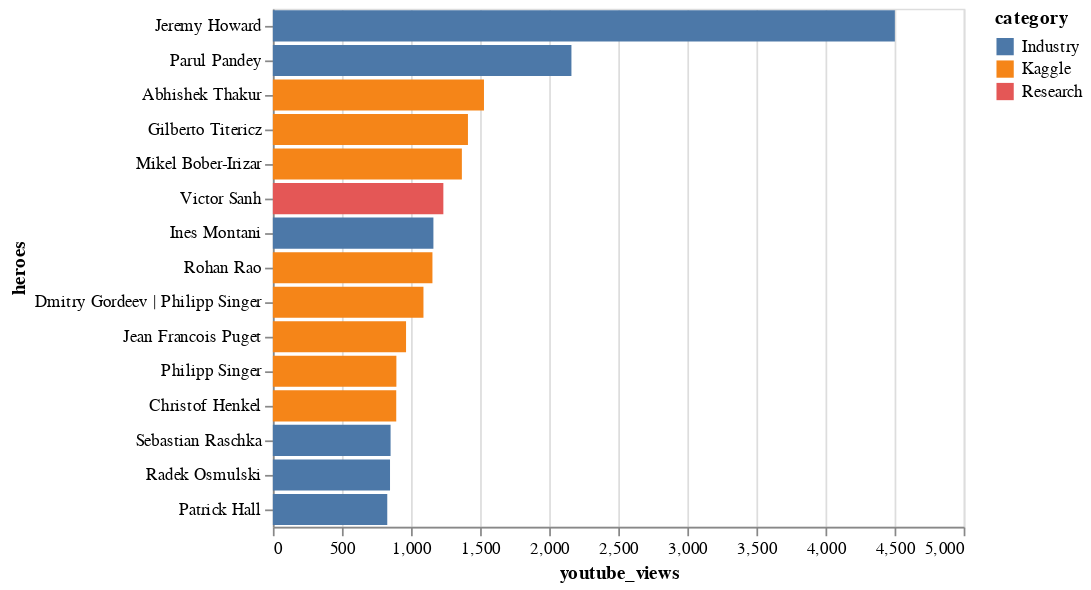

The notebook cell this image was saved under:
### Markdown cell above
## youtube views

### Code cell
top_yt_views = episode.sort_values('youtube_views', ascending=False)[:15]
alt.Chart(top_yt_views).mark_bar().encode(
    x = 'youtube_views',
    y = alt.Y('heroes', sort='-x'),
    color='category'
)

### Figure 1 — Vega-Lite specification as saved in the notebook (floating-point values rounded to 4 significant figures)
{"config": {"view": {"continuousWidth": 400, "continuousHeight": 300}}, "data": {"name": "data-f49f23619a68c1a92c0fb46fb1847dcb"}, "mark": "bar", "encoding": {"color": {"type": "nominal", "field": "category"}, "x": {"type": "quantitative", "field": "youtube_views"}, "y": {"type": "nominal", "field": "heroes", "sort": "-x"}}, "$schema": "https://vega.github.io/schema/vega-lite/v4.8.1.json", "datasets": {"data-f49f23619a68c1a92c0fb46fb1847dcb": [{"episode_id": "E27", "episode_name": "Interview with Jeremy Howard | fast.ai | Kaggle | Machine Learning Research", "heroes": "Jeremy Howard", "heroes_gender": "Male", "heroes_location": "USA", "heroes_nationality": "Australia", "heroes_kaggle_username": "jhoward", "heroes_twitter_handle": "jeremyphoward", "category": "Industry", "flavour_of_tea": "Sulemani Chai", "recording_date": "2019-11-18", "recording_time": "Night", "release_date": "2019-12-08", "episode_duration": 4851, "youtube_url": "https://www.youtube.com/watch?v=205j37G1cxw", "youtube_thumbnail_type": 0, "youtube_impressions": 27596, "youtube_impression_views": 1297, "youtube_ctr": 4.7, "youtube_nonimpression_views": 3205, "youtube_views": 4502, "youtube_watch_hours": 704, "youtube_avg_watch_duration": 563, "youtube_likes": 183, "youtube_dislikes": 3, "youtube_comments": 16, "youtube_subscribers": 139, "anchor_url": "https://anchor.fm/chaitimedatascience/episodes/Interview-with-Jeremy-Howard--fast-ai--Kaggle--Machine-Learning-Research-e9ddbh", "anchor_thumbnail_type": 1.0, "anchor_plays": 1527.0, "spotify_starts": 466.0, "spotify_streams": 373.0, "spotify_listeners": 204.0, "apple_listeners": 96.0, "apple_listened_hours": 83.0, "apple_avg_listen_duration": 3117.0}, {"episode_id": "E49", "episode_name": "Interview with Parul Pandey | Getting Started with Data Science & Blogging | Women in Data Science", "heroes": "Parul Pandey", "heroes_gender": "Female", "heroes_location": "India", "heroes_nationality": "India", "heroes_kaggle_username": "parulpandey", "heroes_twitter_handle": "pandeyparul", "category": "Industry", "flavour_of_tea": "Ginger Chai", "recording_date": "2020-02-26", "recording_time": "Morning", "release_date": "2020-03-19", "episode_duration": 3570, "youtube_url": "https://www.youtube.com/watch?v=DjBgB_fNXl0", "youtube_thumbnail_type": 0, "youtube_impressions": 17600, "youtube_impression_views": 722, "youtube_ctr": 4.1, "youtube_nonimpression_views": 1439, "youtube_views": 2161, "youtube_watch_hours": 116, "youtube_avg_watch_duration": 193, "youtube_likes": 54, "youtube_dislikes": 5, "youtube_comments": 12, "youtube_subscribers": 66, "anchor_url": "https://anchor.fm/chaitimedatascience/episodes/Interview-with-Parul-Pandey--Getting-Started-with-Data-Science--Blogging--Women-in-Data-Science-eb4tr8", "anchor_thumbnail_type": 1.0, "anchor_plays": 472.0, "spotify_starts": 38.0, "spotify_streams": 28.0, "spotify_listeners": 28.0, "apple_listeners": 8.0, "apple_listened_hours": 2.0, "apple_avg_listen_duration": 767.0}, {"episode_id": "E1", "episode_name": "Kaggle Triple Grandmaster, Abhishek Thakur Interview", "heroes": "Abhishek Thakur", "heroes_gender": "Male", "heroes_location": "Norway", "heroes_nationality": "India", "heroes_kaggle_username": "abhishek", "heroes_twitter_handle": "abhi1thakur", "category": "Kaggle", "flavour_of_tea": "Ginger Chai", "recording_date": "2019-07-14", "recording_time": "Evening", "release_date": "2019-07-22", "episode_duration": 2995, "youtube_url": "https://www.youtube.com/watch?v=Ezbo57Z33N8", "youtube_thumbnail_type": 0, "youtube_impressions": 25212, "youtube_impression_views": 845, "youtube_ctr": 3.35, "youtube_nonimpression_views": 683, "youtube_views": 1528, "youtube_watch_hours": 142, "youtube_avg_watch_duration": 335, "youtube_likes": 55, "youtube_dislikes": 0, "youtube_comments": 5, "youtube_subscribers": 60, "anchor_url": "https://anchor.fm/chaitimedatascience/episodes/Kaggle-Triple-Grandmaster--Abhishek-Thakur-Interview-e4mjoi", "anchor_thumbnail_type": 0.0, "anchor_plays": 1271.0, "spotify_starts": 826.0, "spotify_streams": 608.0, "spotify_listeners": 456.0, "apple_listeners": 56.0, "apple_listened_hours": 25.0, "apple_avg_listen_duration": 1621.0}, {"episode_id": "E33", "episode_name": "Interview with Kaggle Legend: Gilberto Titericz | Giba, Former #1 | Data Science & Kaggle", "heroes": "Gilberto Titericz", "heroes_gender": "Male", "heroes_location": "Brazil", "heroes_nationality": "Brazil", "heroes_kaggle_username": "titericz", "heroes_twitter_handle": "giba1", "category": "Kaggle", "flavour_of_tea": "Sulemani Chai", "recording_date": "2019-11-30", "recording_time": "Morning", "release_date": "2020-01-23", "episode_duration": 3844, "youtube_url": "https://www.youtube.com/watch?v=MpYeDKw8EOg", "youtube_thumbnail_type": 1, "youtube_impressions": 9232, "youtube_impression_views": 328, "youtube_ctr": 3.55, "youtube_nonimpression_views": 1084, "youtube_views": 1412, "youtube_watch_hours": 181, "youtube_avg_watch_duration": 461, "youtube_likes": 51, "youtube_dislikes": 1, "youtube_comments": 4, "youtube_subscribers": 35, "anchor_url": "https://anchor.fm/chaitimedatascience/episodes/Kaggle-Legend-Gilberto-Titericz--Giba--Former-1--Data-Science--Kaggle-ea9vdn", "anchor_thumbnail_type": 1.0, "anchor_plays": 618.0, "spotify_starts": 112.0, "spotify_streams": 84.0, "spotify_listeners": 54.0, "apple_listeners": 29.0, "apple_listened_hours": 19.0, "apple_avg_listen_duration": 2343.0}, {"episode_id": "E38", "episode_name": "Becoming The Youngest Kaggle Grandmaster | ML For Japanese Literature | Anokas: Mikel Bober-Irizar", "heroes": "Mikel Bober-Irizar", "heroes_gender": "Male", "heroes_location": "UK", "heroes_nationality": "UK", "heroes_kaggle_username": "anokas", "heroes_twitter_handle": "mikb0b", "category": "Kaggle", "flavour_of_tea": "Ginger Chai", "recording_date": "2020-01-25", "recording_time": "Evening", "release_date": "2020-02-09", "episode_duration": 3559, "youtube_url": "https://www.youtube.com/watch?v=maR9ibJ2r7g", "youtube_thumbnail_type": 0, "youtube_impressions": 9558, "youtube_impression_views": 465, "youtube_ctr": 4.87, "youtube_nonimpression_views": 903, "youtube_views": 1368, "youtube_watch_hours": 148, "youtube_avg_watch_duration": 389, "youtube_likes": 51, "youtube_dislikes": 0, "youtube_comments": 5, "youtube_subscribers": 29, "anchor_url": "https://anchor.fm/chaitimedatascience/episodes/Anokas-Mikel-Bober-Irizar--Becoming-The-Youngest-Kaggle-Grandmaster--ML-For-Japanese-Literature--Kaggle-eanr0n", "anchor_thumbnail_type": 1.0, "anchor_plays": 674.0, "spotify_starts": 160.0, "spotify_streams": 118.0, "spotify_listeners": 55.0, "apple_listeners": 32.0, "apple_listened_hours": 23.0, "apple_avg_listen_duration": 2632.0}, {"episode_id": "E26", "episode_name": "DistilBERT | Research at Hugging Face | NLP and Open Source | Interview with Victor Sanh", "heroes": "Victor Sanh", "heroes_gender": "Male", "heroes_location": "USA", "heroes_nationality": "France", "heroes_kaggle_username": null, "heroes_twitter_handle": "sanhestpasmoi", "category": "Research", "flavour_of_tea": "Masala Chai", "recording_date": "2019-10-14", "recording_time": "Morning", "release_date": "2019-12-05", "episode_duration": 2972, "youtube_url": "https://www.youtube.com/watch?v=n7zZzUwqBig", "youtube_thumbnail_type": 0, "youtube_impressions": 14915, "youtube_impression_views": 601, "youtube_ctr": 4.03, "youtube_nonimpression_views": 633, "youtube_views": 1234, "youtube_watch_hours": 86, "youtube_avg_watch_duration": 251, "youtube_likes": 20, "youtube_dislikes": 0, "youtube_comments": 1, "youtube_subscribers": 28, "anchor_url": "https://anchor.fm/chaitimedatascience/episodes/DistilBERT--Research-at-Hugging-Face--NLP-and-Open-Source--Interview-with-Victor-Sanh-e9bp0n", "anchor_thumbnail_type": 1.0, "anchor_plays": 684.0, "spotify_starts": 130.0, "spotify_streams": 86.0, "spotify_listeners": 83.0, "apple_listeners": 41.0, "apple_listened_hours": 17.0, "apple_avg_listen_duration": 1503.0}, {"episode_id": "E60", "episode_name": "Interview with Ines Montani | Spacy, NLP & Open Source Frameworks | Explosion.ai, Thinc.ai & Prodi.gy", "heroes": "Ines Montani", "heroes_gender": "Female", "heroes_location": "Germany", "heroes_nationality": "Germany", "heroes_kaggle_username": null, "heroes_twitter_handle": "_inesmontani", "category": "Industry", "flavour_of_tea": "Ginger Chai", "recording_date": "2020-02-24", "recording_time": "Night", "release_date": "2020-04-26", "episode_duration": 3119, "youtube_url": "https://www.youtube.com/watch?v=C5DGFSDlMBM", "youtube_thumbnail_type": 3, "youtube_impressions": 6810, "youtube_impression_views": 340, "youtube_ctr": 4.99, "youtube_nonimpression_views": 822, "youtube_views": 1162, "youtube_watch_hours": 82, "youtube_avg_watch_duration": 254, "youtube_likes": 31, "youtube_dislikes": 0, "youtube_comments": 3, "youtube_subscribers": 30, "anchor_url": "https://anchor.fm/chaitimedatascience/episodes/Interview-w-Ines-Montani--Spacy--NLP--Open-Source-Frameworks--Explosion-ai--Thinc-ai--Prodi-gy-ed2fvt", "anchor_thumbnail_type": 1.0, "anchor_plays": 417.0, "spotify_starts": 47.0, "spotify_streams": 31.0, "spotify_listeners": 19.0, "apple_listeners": 17.0, "apple_listened_hours": 8.0, "apple_avg_listen_duration": 1751.0}, {"episode_id": "E35", "episode_name": "Rohan Rao | Numbers, Data Science & Kaggle | ASHRAE - Great Energy Predictor 2nd Pos Sol", "heroes": "Rohan Rao", "heroes_gender": "Male", "heroes_location": "India", "heroes_nationality": "India", "heroes_kaggle_username": "rohanrao", "heroes_twitter_handle": "vopani", "category": "Kaggle", "flavour_of_tea": "Ginger Chai", "recording_date": "2020-01-10", "recording_time": "Morning", "release_date": "2020-01-30", "episode_duration": 6151, "youtube_url": "https://www.youtube.com/watch?v=4nVL4ICMNcw", "youtube_thumbnail_type": 0, "youtube_impressions": 14000, "youtube_impression_views": 420, "youtube_ctr": 3.0, "youtube_nonimpression_views": 735, "youtube_views": 1155, "youtube_watch_hours": 132, "youtube_avg_watch_duration": 413, "youtube_likes": 36, "youtube_dislikes": 0, "youtube_comments": 1, "youtube_subscribers": 26, "anchor_url": "https://anchor.fm/chaitimedatascience/episodes/Rohan-Rao--Numbers--Data-Science--Kaggle--ASHRAE---Great-Energy-Predictor-2nd-Pos-Sol-eaa0db", "anchor_thumbnail_type": 1.0, "anchor_plays": 590.0, "spotify_starts": 114.0, "spotify_streams": 74.0, "spotify_listeners": 56.0, "apple_listeners": 22.0, "apple_listened_hours": 12.0, "apple_avg_listen_duration": 1962.0}, {"episode_id": "E34", "episode_name": "Dmitry Gordeev & Philipp Singer | What does it take to win a Kaggle Comp? | NFL Data Bowl Win Sol", "heroes": "Dmitry Gordeev | Philipp Singer", "heroes_gender": "Male", "heroes_location": "Austria", "heroes_nationality": "Austria", "heroes_kaggle_username": "dott1718 | philippsinger", "heroes_twitter_handle": "dott1718 | ph_singer", "category": "Kaggle", "flavour_of_tea": "Sulemani Chai", "recording_date": "2020-01-15", "recording_time": "Night", "release_date": "2020-01-26", "episode_duration": 4657, "youtube_url": "https://www.youtube.com/watch?v=_Srv0bKmfjY", "youtube_thumbnail_type": 1, "youtube_impressions": 7382, "youtube_impression_views": 256, "youtube_ctr": 3.47, "youtube_nonimpression_views": 834, "youtube_views": 1090, "youtube_watch_hours": 144, "youtube_avg_watch_duration": 476, "youtube_likes": 30, "youtube_dislikes": 1, "youtube_comments": 0, "youtube_subscribers": 18, "anchor_url": "https://anchor.fm/chaitimedatascience/episodes/Dmitry-Gordeev--Philipp-Singer--What-does-it-take-to-win-a-Kaggle-Comp---NFL-Data-Bowl-Win-Sol-eaaihi", "anchor_thumbnail_type": 1.0, "anchor_plays": 621.0, "spotify_starts": 108.0, "spotify_streams": 69.0, "spotify_listeners": 54.0, "apple_listeners": 35.0, "apple_listened_hours": 28.0, "apple_avg_listen_duration": 2887.0}, {"episode_id": "E25", "episode_name": "Kaggle Discussions Rank #1, x2 Grandmaster: Dr. Jean Francois Puget | IEEE-CIS Comp 2nd Pos Sol", "heroes": "Jean Francois Puget", "heroes_gender": "Male", "heroes_location": "France", "heroes_nationality": "France", "heroes_kaggle_username": "cpmpml", "heroes_twitter_handle": "jfpuget", "category": "Kaggle", "flavour_of_tea": "Masala Chai", "recording_date": "2019-10-11", "recording_time": "Afternoon", "release_date": "2019-11-21", "episode_duration": 3462, "youtube_url": "https://www.youtube.com/watch?v=wqHlAOFSFuQ", "youtube_thumbnail_type": 0, "youtube_impressions": 8071, "youtube_impression_views": 329, "youtube_ctr": 4.08, "youtube_nonimpression_views": 635, "youtube_views": 964, "youtube_watch_hours": 103, "youtube_avg_watch_duration": 385, "youtube_likes": 29, "youtube_dislikes": 1, "youtube_comments": 1, "youtube_subscribers": 30, "anchor_url": "https://anchor.fm/chaitimedatascience/episodes/Kaggle-Discussions-Rank-1--x2-Grandmaster-Dr--Jean-Francois-Puget--IEEE-CIS-Comp-2nd-Pos-Sol-e7m6s7", "anchor_thumbnail_type": 1.0, "anchor_plays": 776.0, "spotify_starts": 205.0, "spotify_streams": 148.0, "spotify_listeners": 111.0, "apple_listeners": 48.0, "apple_listened_hours": 23.0, "apple_avg_listen_duration": 1719.0}, {"episode_id": "E24", "episode_name": "Medalling in all Entered Kaggle Comp | IEEE-CIS Comp 6th Pos Sol | Interview with Dr Philipp Singer", "heroes": "Philipp Singer", "heroes_gender": "Male", "heroes_location": "Austria", "heroes_nationality": "Austria", "heroes_kaggle_username": "philippsinger", "heroes_twitter_handle": "ph_singer", "category": "Kaggle", "flavour_of_tea": "Masala Chai", "recording_date": "2019-10-12", "recording_time": "Evening", "release_date": "2019-11-04", "episode_duration": 3825, "youtube_url": "https://www.youtube.com/watch?v=7sh5QrUIAHI", "youtube_thumbnail_type": 0, "youtube_impressions": 8570, "youtube_impression_views": 272, "youtube_ctr": 3.17, "youtube_nonimpression_views": 622, "youtube_views": 894, "youtube_watch_hours": 115, "youtube_avg_watch_duration": 463, "youtube_likes": 22, "youtube_dislikes": 1, "youtube_comments": 3, "youtube_subscribers": 19, "anchor_url": "https://anchor.fm/chaitimedatascience/episodes/Medalling-in-all-Entered-Kaggle-Comp--IEEE-CIS-Comp-6th-Pos-Sol--Interview-with-Dr-Philipp-Singer-e7m6s8", "anchor_thumbnail_type": 0.0, "anchor_plays": 753.0, "spotify_starts": 217.0, "spotify_streams": 136.0, "spotify_listeners": 98.0, "apple_listeners": 29.0, "apple_listened_hours": 22.0, "apple_avg_listen_duration": 2687.0}, {"episode_id": "E48", "episode_name": "Interview with ChristOf Henkel | Google Quest Q&A Labelling Comp 2nd Pos Sol | Rapids.ai & Kaggle", "heroes": "Christof Henkel", "heroes_gender": "Male", "heroes_location": "Germany", "heroes_nationality": "Germany", "heroes_kaggle_username": "christofhenkel", "heroes_twitter_handle": "kagglingdieter", "category": "Kaggle", "flavour_of_tea": "Ginger Chai", "recording_date": "2020-02-12", "recording_time": "Afternoon", "release_date": "2020-03-15", "episode_duration": 3180, "youtube_url": "https://www.youtube.com/watch?v=Q0_Xajic_9U", "youtube_thumbnail_type": 0, "youtube_impressions": 5196, "youtube_impression_views": 162, "youtube_ctr": 3.12, "youtube_nonimpression_views": 731, "youtube_views": 893, "youtube_watch_hours": 88, "youtube_avg_watch_duration": 355, "youtube_likes": 32, "youtube_dislikes": 1, "youtube_comments": 2, "youtube_subscribers": 23, "anchor_url": "https://anchor.fm/chaitimedatascience/episodes/Interview-with-ChristOf-Henkel--Google-Quest-QA-Labelling-Comp-2nd-Pos-Sol--Rapids-ai--Kaggle-eb4rpr", "anchor_thumbnail_type": 1.0, "anchor_plays": 461.0, "spotify_starts": 48.0, "spotify_streams": 36.0, "spotify_listeners": 24.0, "apple_listeners": 12.0, "apple_listened_hours": 7.0, "apple_avg_listen_duration": 2119.0}, {"episode_id": "E42", "episode_name": "Statistics, Open Source & ML Research | Python for ML | Interview with Sebastian Raschka", "heroes": "Sebastian Raschka", "heroes_gender": "Male", "heroes_location": "USA", "heroes_nationality": "Germany", "heroes_kaggle_username": null, "heroes_twitter_handle": "rasbt", "category": "Industry", "flavour_of_tea": "Herbal Tea", "recording_date": "2020-01-28", "recording_time": "Morning", "release_date": "2020-02-23", "episode_duration": 4101, "youtube_url": "https://www.youtube.com/watch?v=beSLA-wO2T4", "youtube_thumbnail_type": 1, "youtube_impressions": 9478, "youtube_impression_views": 275, "youtube_ctr": 2.9, "youtube_nonimpression_views": 577, "youtube_views": 852, "youtube_watch_hours": 61, "youtube_avg_watch_duration": 258, "youtube_likes": 39, "youtube_dislikes": 1, "youtube_comments": 1, "youtube_subscribers": 40, "anchor_url": "https://anchor.fm/chaitimedatascience/episodes/Interview-with-Sebastian-Raschka--Statistics--Open-Source--ML-Research--Python-for-ML-Book-eauidk", "anchor_thumbnail_type": 1.0, "anchor_plays": 650.0, "spotify_starts": 111.0, "spotify_streams": 90.0, "spotify_listeners": 51.0, "apple_listeners": 37.0, "apple_listened_hours": 19.0, "apple_avg_listen_duration": 1891.0}, {"episode_id": "E44", "episode_name": "Fast.ai, Learning to Learn | Machine Learning, Kaggle & Blogging | Interview with Radek Osmulski", "heroes": "Radek Osmulski", "heroes_gender": "Male", "heroes_location": "Poland", "heroes_nationality": "Poland", "heroes_kaggle_username": "radek1", "heroes_twitter_handle": "radekosmulski", "category": "Industry", "flavour_of_tea": "Herbal Tea", "recording_date": "2020-02-20", "recording_time": "Afternoon", "release_date": "2020-03-01", "episode_duration": 3936, "youtube_url": "https://www.youtube.com/watch?v=4h41v07bYYI", "youtube_thumbnail_type": 0, "youtube_impressions": 7607, "youtube_impression_views": 260, "youtube_ctr": 3.42, "youtube_nonimpression_views": 588, "youtube_views": 848, "youtube_watch_hours": 122, "youtube_avg_watch_duration": 518, "youtube_likes": 49, "youtube_dislikes": 2, "youtube_comments": 5, "youtube_subscribers": 24, "anchor_url": "https://anchor.fm/chaitimedatascience/episodes/Interview-with-fast-ai-hero-Radek-Osmulski--Fast-ai--Learning-to-Learn--Machine-Learning--Kaggle--Blogging-eav36v", "anchor_thumbnail_type": 1.0, "anchor_plays": 657.0, "spotify_starts": 113.0, "spotify_streams": 88.0, "spotify_listeners": 55.0, "apple_listeners": 30.0, "apple_listened_hours": 25.0, "apple_avg_listen_duration": 3031.0}, {"episode_id": "E39", "episode_name": "Machine Learning, H2O.ai & Machine Learning Interpretability | Interview with Patrick Hall", "heroes": "Patrick Hall", "heroes_gender": "Male", "heroes_location": "USA", "heroes_nationality": "USA", "heroes_kaggle_username": null, "heroes_twitter_handle": "jpatrickhall", "category": "Industry", "flavour_of_tea": "Herbal Tea", "recording_date": "2020-01-14", "recording_time": "Evening", "release_date": "2020-02-13", "episode_duration": 3490, "youtube_url": "https://www.youtube.com/watch?v=TSmSBWnVSzc", "youtube_thumbnail_type": 0, "youtube_impressions": 10000, "youtube_impression_views": 190, "youtube_ctr": 1.9, "youtube_nonimpression_views": 638, "youtube_views": 828, "youtube_watch_hours": 47, "youtube_avg_watch_duration": 204, "youtube_likes": 7, "youtube_dislikes": 0, "youtube_comments": 0, "youtube_subscribers": 10, "anchor_url": "https://anchor.fm/chaitimedatascience/episodes/Interview-with-Sr--Director-of-Product-at-H2O-ai-Patrick-Hall--Machine-Learning--H2O-ai--Machine-Learning-Interpretability-ea9ff0", "anchor_thumbnail_type": 1.0, "anchor_plays": 530.0, "spotify_starts": 75.0, "spotify_streams": 53.0, "spotify_listeners": 47.0, "apple_listeners": 21.0, "apple_listened_hours": 12.0, "apple_avg_listen_duration": 2011.0}]}}
